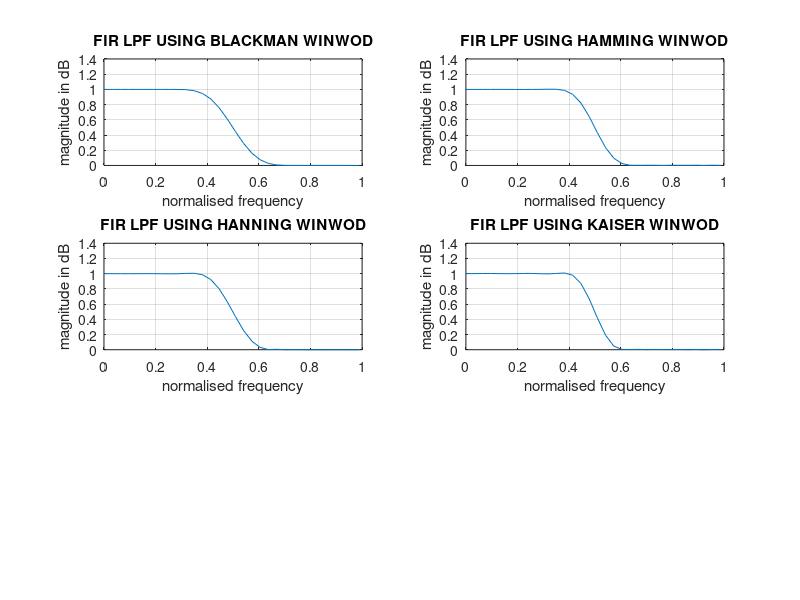

Here is the MATLAB script that generated this plot:
%To write a matlab program of FIR low pass filter using rectangular,Hanning
%Hamming ,Blackman and Kaise window.

clc;
clear all;
close all;

wc = 0.5*pi;  %wc = normalized cutoff frequency ( 0 > wc < 1 )
N = 25;  % N = order of filter;
w = 0:0.1:pi;
b = fir1(N,wc/pi,blackman(N+1));
h = freqz(b,1,w);
subplot(321); plot(w/pi,abs(h)); grid;
xlabel('normalised frequency');
ylabel('magnitude in dB');
title('FIR LPF USING BLACKMAN WINWOD');
b = fir1(N,wc/pi,hamming(N+1));
h = freqz(b,1,w);
subplot(322); plot(w/pi,abs(h)); grid;
xlabel('normalised frequency');
ylabel('magnitude in dB');
title('FIR LPF USING HAMMING WINWOD');
b = fir1(N,wc/pi,hanning(N+1));
h = freqz(b,1,w);
subplot(323); plot(w/pi,abs(h)); grid;
xlabel('normalised frequency');
ylabel('magnitude in dB');
title('FIR LPF USING HANNING WINWOD');
b = fir1(N,wc/pi,kaiser(N+1,3.5));
h = freqz(b,1,w);
subplot(324); plot(w/pi,abs(h)); grid;
xlabel('normalised frequency');
ylabel('magnitude in dB');
title('FIR LPF USING KAISER WINWOD');